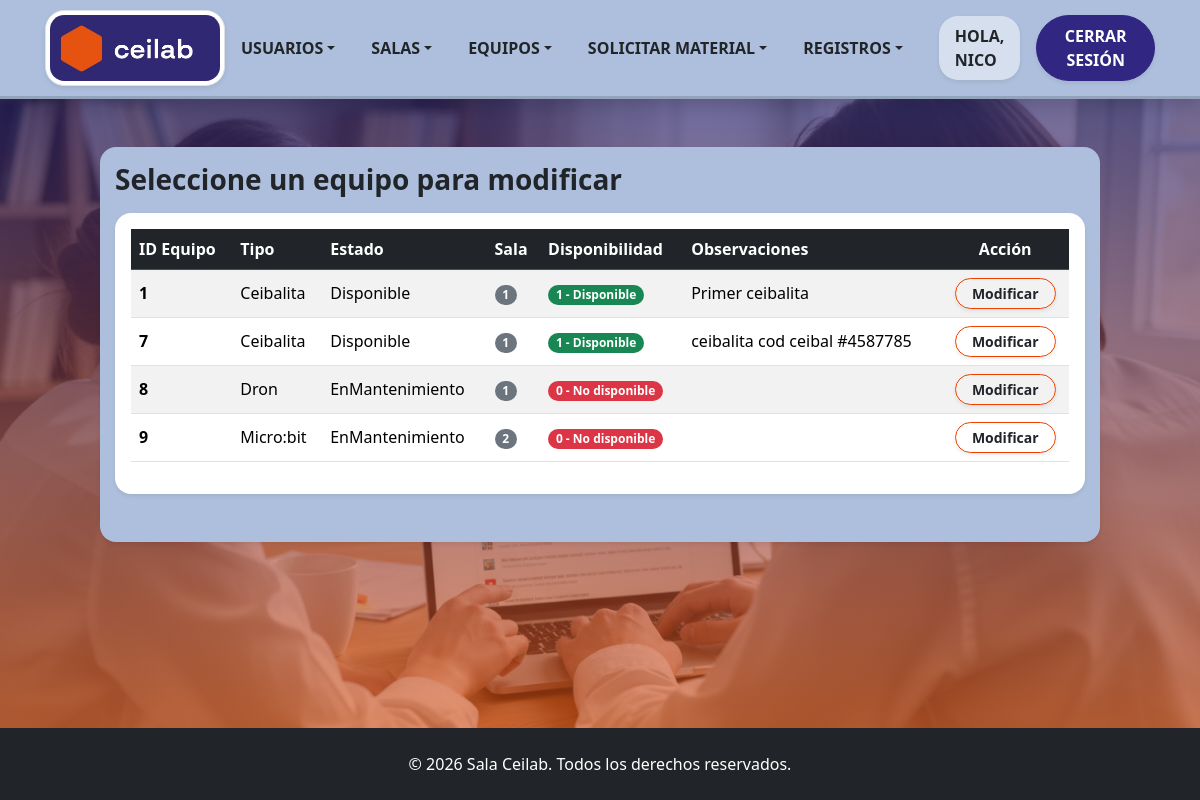
Screenshot of /Formularios/modEquipo.php (signed in) with the database file from the repository.
### tables this page shows
CREATE TABLE `equipo` (
  `IDEquipo` int(50) NOT NULL,
  `Estado` varchar(50) NOT NULL,
  `Observaciones` varchar(50) DEFAULT NULL,
  `Tipo` varchar(50) DEFAULT NULL,
  `IDSala_ceilab` int(11) NOT NULL,
  `Disponibilidad` tinyint(1) DEFAULT NULL,
  `activo` tinyint(1) NOT NULL DEFAULT 1
);

### Clases/ClsEquipo.php (called while the page is built, shortened)
<?php
class ClsEquipo {
    public function listarEquipos($filtroTipo = '', $filtroDisponibilidad = '') {
        $objConexion = new Conexion();
        $link = $objConexion->conectar();
        $sql = "SELECT IDEquipo, Estado, Observaciones, Tipo, IDSala_ceilab, Disponibilidad
                FROM equipo WHERE activo = 1";
        $sql .= " ORDER BY IDEquipo ASC";
        $resultado = mysqli_query($link, $sql);
        $equipos = [];
        if ($resultado) {
            while ($row = mysqli_fetch_assoc($resultado)) {
                $equipos[] = $row;
            }
        }
        return $equipos;
    }
}
?>

### Formularios/modEquipo.php (the view, shortened to what this page needs)
<?php
require_once '../Clases/ClsEquipo.php';
$objEquipo = new ClsEquipo();
$listaEquipos = $objEquipo->listarEquipos();
?>
<!DOCTYPE html>
<html lang="es">
    <head>
        <link href="../bootstrap_theme/bootstrap.css" rel="stylesheet" type="text/css">
        <link rel="stylesheet" href="../Estilos/blocks.css">
        <link href="../Estilos/style.css" rel="stylesheet">
    </head>
    <body class="d-flex flex-column min-vh-100 bg-light">
        <?php include '../navbar.php'; ?>
        <section class="hero-section flex-fill pb-5 pt-5">
            <div class="container pb-5 pt-3 rounded shadow-sm col-md-11 col-xl-10" style="background-color: #adbfdc;">
                <div class="row">
                    <div>
                        <h3 class="mb-3 text-dark fw-bold">Seleccione un equipo para modificar</h3>
                        <?php if (count($listaEquipos) > 0): ?>
                            <div class="table-responsive bg-white p-3 shadow-sm rounded">
                                <table class="table table-striped table-hover align-middle">
                                    <thead class="table-dark">
                                        <tr>
                                            <th>ID Equipo</th>
                                            <th>Tipo</th>
                                            <th>Estado</th>
                                            <th>Sala</th>
                                            <th>Disponibilidad</th>
                                            <th>Observaciones</th>
                                            <th class="text-center">Acción</th>
                                        </tr>
                                    </thead>
                                    <tbody>
                                        <?php foreach ($listaEquipos as $eq):
                                            $disp = (string)$eq['Disponibilidad'];
                                            $esDisponible = ($disp === '1');
                                            $textoDisp = $esDisponible ? '1 - Disponible' : '0 - No disponible';
                                            $claseBadge = $esDisponible ? 'success' : 'danger';
                                        ?>
                                            <tr>
                                                <td class="fw-bold"><?php echo htmlspecialchars($eq['IDEquipo']); ?></td>
                                                <td><?php echo htmlspecialchars($eq['Tipo']); ?></td>
                                                <td><?php echo htmlspecialchars($eq['Estado']); ?></td>
                                                <td><span class="badge bg-secondary"><?php echo htmlspecialchars($eq['IDSala_ceilab']); ?></span></td>
                                                <td>
                                                    <span class="badge bg-<?php echo $claseBadge; ?>">
                                                        <?php echo $textoDisp; ?>
                                                    </span>
                                                </td>
                                                <td><?php echo htmlspecialchars($eq['Observaciones']); ?></td>
                                                <td class="text-center">
                                                    <a href="modEquipo.php?editar=<?php echo urlencode($eq['IDEquipo']); ?>" class="btn btn-sm btn-outline-warning text-dark fw-bold px-3 rounded-pill shadow-sm">Modificar</a>
                                                </td>
                                            </tr>
                                        <?php endforeach; ?>
                                    </tbody>
                                </table>
                            </div>
                        <?php else: ?>
                            <div class='alert alert-info text-center bg-white mb-0'>No hay equipos registrados actualmente para modificar.</div>
                        <?php endif; ?>
                    </div>
                </div>
            </div>
        </section>
        <?php include '../footer.php'; ?>
    </body>
</html>

### Estilos/style.css (style rules this page uses)
.hero-section { background-image: linear-gradient(rgba(48, 40, 115, 0.67), rgba(230, 83, 16, 0.57)), url('../assets/img/ceilab.png'); background-size: cover; background-position: center; background-repeat: no-repeat; }

### rows the page displays
equipo: IDEquipo "1", Tipo "Ceibalita", Estado "Disponible", IDSala_ceilab "1", Disponibilidad "1 - Disponible", Observaciones "Primer ceibalita"
equipo: IDEquipo "7", Tipo "Ceibalita", Estado "Disponible", IDSala_ceilab "1", Disponibilidad "1 - Disponible", Observaciones "ceibalita cod ceibal #4587785"
equipo: IDEquipo "8", Tipo "Dron", Estado "EnMantenimiento", IDSala_ceilab "1", Disponibilidad "0 - No disponible"
equipo: IDEquipo "9", Tipo "Micro:bit", Estado "EnMantenimiento", IDSala_ceilab "2", Disponibilidad "0 - No disponible"

### other values shown
$_SESSION['nombre'] "NICO"
